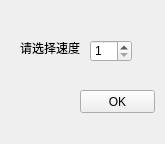
<?xml version="1.0" encoding="UTF-8"?>
<ui version="4.0">
 <class>autoplaySpeed</class>
 <widget class="QWidget" name="autoplaySpeed">
  <property name="geometry">
   <rect>
    <x>0</x>
    <y>0</y>
    <width>165</width>
    <height>144</height>
   </rect>
  </property>
  <property name="windowTitle">
   <string>Form</string>
  </property>
  <widget class="QPushButton" name="OK">
   <property name="geometry">
    <rect>
     <x>80</x>
     <y>90</y>
     <width>75</width>
     <height>23</height>
    </rect>
   </property>
   <property name="text">
    <string>OK</string>
   </property>
  </widget>
  <widget class="QLabel" name="label">
   <property name="geometry">
    <rect>
     <x>20</x>
     <y>40</y>
     <width>71</width>
     <height>16</height>
    </rect>
   </property>
   <property name="text">
    <string>请选择速度</string>
   </property>
  </widget>
  <widget class="QSpinBox" name="speedspinBox">
   <property name="geometry">
    <rect>
     <x>90</x>
     <y>40</y>
     <width>42</width>
     <height>22</height>
    </rect>
   </property>
   <property name="minimum">
    <number>1</number>
   </property>
   <property name="maximum">
    <number>5</number>
   </property>
  </widget>
 </widget>
 <resources/>
 <connections/>
</ui>
